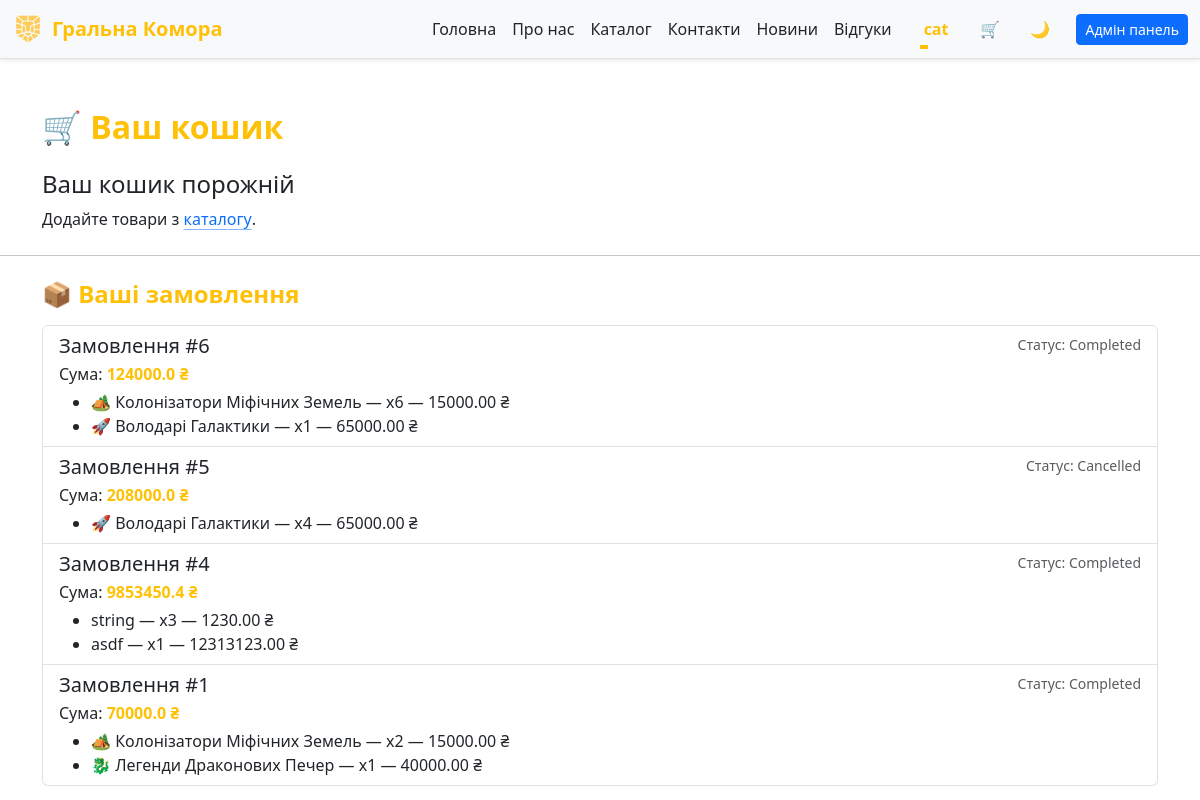
Page /cart (signed in) on the committed database.
### app/models/user.py (models this page shows, shortened)
class User(db.Model):
    __tablename__ = 'users'
    PRIVILEGE_TIERS = {
        'Default': {
            'label': 'Default',
            'discount_percent': 0,
            'badge_class': 'secondary'
        },
        'Gold': {
            'label': 'Gold',
            'discount_percent': 5,
            'badge_class': 'warning'
        },
        'Diamond': {
            'label': 'Diamond',
            'discount_percent': 10,
            'badge_class': 'info'
        },
        'VIP': {
            'label': 'VIP',
            'discount_percent': 20,
            'badge_class': 'purple'
        },
    }
    ALLOWED_STATUSES = {'User', 'Admin', 'Moder'}
    id = db.Column(db.Integer, primary_key=True, autoincrement=True)
    nickname = db.Column(db.String(80), unique=True, nullable=False)
    email = db.Column(db.String(120), unique=True, nullable=False)
    password = db.Column(db.String(200), nullable=False)
    status = db.Column(db.String(20), default='User')
    privilege = db.Column(db.String(20), default='Default')
    @property
    def privilege_info(self):
        return self.PRIVILEGE_TIERS.get(self.privilege, self.PRIVILEGE_TIERS['Default'])
    @property
    def privilege_label(self):
        return self.privilege_info['label']
    @property
    def discount_percent(self):
        return self.privilege_info['discount_percent']
    @property
    def discount_multiplier(self):
        percent = self.discount_percent
        return round(1 - (percent / 100), 2) if percent else 1.0

### app/models/order.py (models this page shows, shortened)
class Order(db.Model):
    __tablename__ = 'orders'
    id = db.Column(db.Integer, primary_key=True)
    user_id = db.Column(db.Integer, db.ForeignKey('users.id'), nullable=False)  # <-- тільки один раз
    user = db.relationship("User", backref="orders")  # <-- зв’язок з User
    total_amount = db.Column(db.Float, nullable=False)  # Загальна сума замовлення
    status = db.Column(db.String(50), default='In process', nullable=False)  # completed, cancelled, etc.
    items = db.Column(db.JSON, nullable=False, default=list)

### app/models/desktop.py (models this page shows, shortened)
class Desktop(db.Model):
    __tablename__ = 'desktop'
    id = db.Column(db.Integer, primary_key=True)
    name = db.Column(db.String(100), nullable=False)
    description = db.Column(db.String(100), nullable=False)
    price = db.Column(db.Float, nullable=False)
    image = db.Column(db.String(255), nullable=False)

### app/routes.py (the view, shortened to what this page needs)
@main.route('/cart')
@login_required
def cart():
    user = g.current_user
    cart_items = CartItem.query.filter_by(user_id=user.id).all()
    carts = []
    carts = carts if len(carts) != 0 else []
    discount_multiplier = getattr(user, 'discount_multiplier', 1.0)
    discount_percent = getattr(user, 'discount_percent', 0)
    try:
        user_orders = Order.query.filter_by(user_id=user.id).order_by(Order.id.desc()).all()
    except Exception:
        user_orders = []
    orders_summary = []
    for order in user_orders:
        items_summary = []
        for it in (order.items or []):
            try:
                product = Desktop.query.get(it.get('item_id'))
                name = product.name if product else f"Товар #{it.get('item_id')}"
                price_str = str(product.price).replace(' ', '').replace(',', '.') if product and product.price is not None else '0'
                price = float(price_str) if price_str else 0.0
            except Exception:
                name = f"Товар #{it.get('item_id')}"
                price = 0.0
            items_summary.append({
                'item_id': it.get('item_id'),
                'name': name,
                'quantity': it.get('quantity'),
                'price': price,
            })
        orders_summary.append({
            'id': order.id,
            'status': order.status,
            'total_amount': order.total_amount,
            'order_items': items_summary,
        })
    return render_template('cart.html', carts=carts, isFooter=False, user_id=user.id,
                           discount_multiplier=discount_multiplier,
                           discount_percent=discount_percent,
                           orders=orders_summary)

### app/routes.py (called while the page is built)
def login_required(view_func):
    @wraps(view_func)
    def wrapper(*args, **kwargs):
        if not getattr(g, 'current_user', None):
            flash('Увійдіть, щоб продовжити.', 'warning')
            return redirect(url_for('main.index'))
        return view_func(*args, **kwargs)
    return wrapper

@main.before_app_request
def load_current_user():
    user_id = session.get('user_id')
    g.current_user = User.query.get(user_id) if user_id else None

@main.app_context_processor
def inject_current_user():
    return {'current_user': getattr(g, 'current_user', None)}

### app/templates/cart.html (shortened to what this page needs)
{% extends 'base.html' %}
{% block content %}
<div class="container mt-5">
    <h2 class="fw-bold text-warning mb-4">🛒 Ваш кошик</h2>
    <div id="cart-empty" style="display: none;">
        <div class="alert-info">
            <h4 class="alert-heading">Ваш кошик порожній</h4>
            <p class="mb-0">Додайте товари з <a href="{{ url_for('main.catalog') }}" class="icon-link">каталогу</a>.</p>
        </div>
    </div>
</div>
{% if orders and orders|length > 0 %}
<hr class="my-4">
<div class="container mt-3">
    <h4 class="fw-bold text-warning mb-3">📦 Ваші замовлення</h4>
    <div class="list-group">
        {% for order in orders %}
        <div class="list-group-item">
            <div class="d-flex w-100 justify-content-between">
                <h5 class="mb-1">Замовлення #{{ order.id }}</h5>
                <small class="text-muted">Статус: {{ order.status }}</small>
            </div>
            <p class="mb-1">Сума: <strong class="text-warning">{{ order.total_amount }} ₴</strong></p>
            <ul class="mb-0">
                {% for it in order.order_items %}
                <li>{{ it.name }} — x{{ it.quantity }} — {{ '%.2f'|format(it.price) }} ₴</li>
                {% endfor %}
            </ul>
        </div>
        {% endfor %}
    </div>
</div>
{% endif %}
{% endblock %}

### app/templates/components/header.html (shortened to what this page needs)
<header class="navbar fixed-top navbar-expand-lg border-bottom bg-body-tertiary shadow-sm animate-navbar">
  <div class="container-fluid">
    <a href="/" class="navbar-brand d-flex align-items-center animate__animated animate__fadeInLeft"
      style="animation-delay: 0.5s; animation-fill-mode: both;">
      <img src="static/images/logo.png" alt="Logo" width="32" height="32" class="me-2">
      <span class="fw-bold text-warning">Гральна Комора</span>
    </a>
    <div class="collapse navbar-collapse justify-content-end" id="navbarNav">
      <ul class="navbar-nav align-items-center mb-2 mb-lg-0">
        <li class="nav-item"><a href="/" class="nav-link">Головна</a></li>
        <li class="nav-item"><a href="/about" class="nav-link">Про нас</a></li>
        <li class="nav-item"><a href="/catalog" class="nav-link">Каталог</a></li>
        <li class="nav-item"><a href="/contacts" class="nav-link">Контакти</a></li>
        <li class="nav-item"><a href="/news" class="nav-link">Новини</a></li>
        {% if current_user %}
        <li class="nav-item"><a href="/feedback" class="nav-link">Відгуки</a></li>
        {% endif %}
        {% if not current_user %}
        <li class="nav-item d-none d-lg-block ms-2">
          <button id="login-desktop"
            class="login-btn desktop d-none d-lg-flex align-items-center justify-content-center ms-3">
            <div class="svg-wrapper-1">
              <div class="svg-wrapper">
                <svg xmlns="http://www.w3.org/2000/svg" viewBox="0 0 512 512" width="24" height="24">
                  <path
                    d="M256 0C114.6 0 0 114.6 0 256s114.6 256 256 256 256-114.6 256-256S397.4 0 256 0zm0 80c48.6 0 88 39.4 88 88s-39.4 88-88 88-88-39.4-88-88 39.4-88 88-88zm0 384c-52.9 0-99.8-23.9-131.4-61.4 2.1-43.8 87.6-67.9 131.4-67.9s129.3 24.1 131.4 67.9C355.8 440.1 308.9 464 256 464z" />
                </svg>
              </div>
            </div>
            <span>Вхід</span>
          </button>
        </li>
        {% else %}
        <li class="nav-item dropdown d-none d-lg-block ms-3">
          <a class="nav-link dropdown-toggle fw-semibold text-warning" href="#" role="button"
            data-bs-toggle="dropdown" aria-expanded="false">
            {{ current_user.nickname }}
          </a>
        </li>
        {% endif %}
        <li class="nav-item d-none d-lg-block ms-2">
          <a href="/cart" class="text-decoration-none" data-cart-link="true">
            <button id="cart-button-desktop"
              class="nav-btn btn-yellow-hover rounded-circle border-0 p-2 d-none d-lg-inline-flex ms-lg-2 position-relative"
              style="width: 40px; height: 40px;" aria-label="Відкрити кошик">
              🛒
            </button>
          </a>
        </li>
        <li class="nav-item d-none d-lg-block ms-2">
          <button id="theme-toggle-desktop" class="nav-btn rounded-circle border-0 p-2"
            style="width: 40px; height: 40px;">
          </button>
        </li>
        {% if current_user and current_user.status in ['Admin', 'Moder'] %}
        <li class="nav-item d-none d-lg-block ms-3">
          <a href="{{ url_for('main.admin') }}" class="btn btn-primary btn-sm">
            Адмін панель
          </a>
        </li>
        {% endif %}
      </ul>
    </div>
  </div>
</header>

### app/static/css/style.css (style rules this page uses)
:root, [data-bs-theme="light"] { --bs-body-bg: #f8f9fa; --bs-body-color: #212529; --bs-primary: #EF8354; --bs-secondary: #4e555b; --nav-btn-hover-bg: #4e555b; --login-color: #e0e1e3; --login-color1: #f8f9fa; }
.animate-navbar { animation: fadeIn 1.2s ease-out, slideDown 1.2s ease-out; }
.navbar.fixed-top { z-index: 1050; }
.nav-link { position: relative; transition: color 0.3s ease-in-out; color: var(--bs-body-color) !important; text-decoration: none; }
.nav-link::after { content: ''; position: absolute; bottom: 0; left: 0; height: 2px; width: 0; background-color: #ffc107; transition: width 0.3s ease-in-out; }
body { padding-top: 60px; transition: background-color 0.5s ease, color 0.5s ease; position: relative; overflow-x: hidden; }
.nav-btn { width: 40px; height: 40px; border: none; background: none; box-shadow: none; }
.nav-btn { width: 40px; height: 40px; border: none; background: none; box-shadow: none; cursor: pointer; border-radius: 50%; transition: background 0.3s ease-in-out, box-shadow 0.3s ease-in-out, transform 0.2s ease-in-out; }
body, .card, .modal-content, .landing-section, .form-control, h1, h2, h3, h4, h5, h6, p, span, i, div { transition: background-color 0.3s ease, color 0.3s ease, border-color 0.3s ease, box-shadow 0.3s ease; }

### app/static/css/feedback.css (style rules this page uses)
:root, [data-bs-theme="light"] { --bs-body-bg: #f8f9fa; --input-color: #e0e1e3; --border-color: #ced4da; --focus-shadow-color: rgba(255, 193, 7, 0.5); --focus-border-color: #ffc107; --focus-bg-color: #ffffff; --focus-text-color: #212529; }

### rows in the picture
User: nickname "cat"
Order: id "6", status "Completed", total_amount "124000.0"
Desktop: name "🏕️ Колонізатори Міфічних Земель", quantity "6", price "15000.00", quantity "2"
Desktop: name "🚀 Володарі Галактики", quantity "1", price "65000.00", quantity "4"
Order: id "5", status "Cancelled", total_amount "208000.0"
Order: id "4", status "Completed", total_amount "9853450.4"
Desktop: name "string", quantity "3", price "1230.00"
Desktop: name "asdf", quantity "1", price "12313123.00"
Order: id "1", status "Completed", total_amount "70000.0"
Desktop: name "🐉 Легенди Драконових Печер", quantity "1", price "40000.00"
